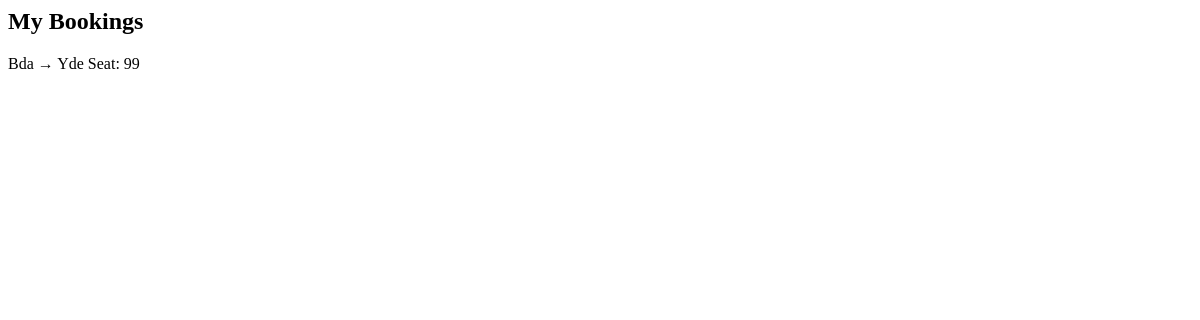
/my-bookings/ (signed in), run on an earlier commit of the app's database.
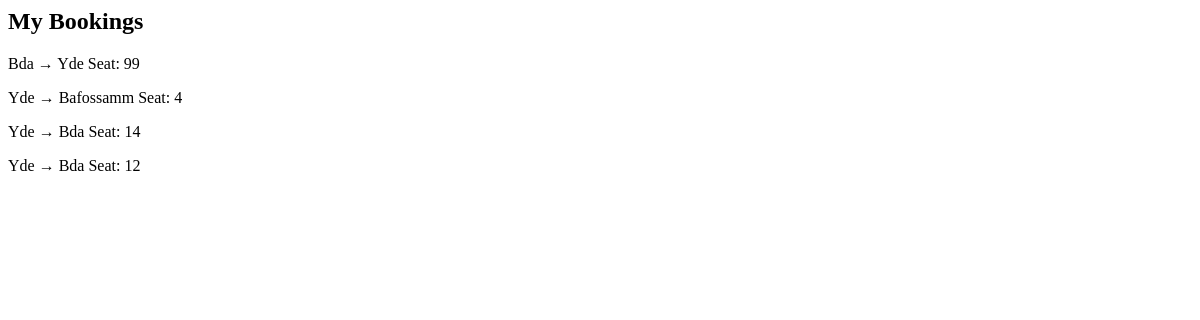
And on a later commit of the database.
### booking/models.py (models this page shows, shortened)
class Booking(models.Model):
    user = models.ForeignKey(User, on_delete=models.CASCADE)
    route = models.ForeignKey(Route, on_delete=models.CASCADE)
    date = models.DateField(default=timezone.now)
    seat_number = models.IntegerField()
    booking_date = models.DateTimeField(auto_now_add=True)

class Route(models.Model):
    origin = models.CharField(max_length=100)
    destination = models.CharField(max_length=100)
    departure_time = models.TimeField()
    price = models.DecimalField(max_digits=8, decimal_places=0)
    bus = models.ForeignKey(Bus, on_delete=models.CASCADE)
    duration = models.IntegerField(default=1)

### booking/views.py (the view)
# urls.py: path('my-bookings/', my_bookings, name='my_bookings'),
@login_required(login_url='login')
def my_bookings(request):
    bookings = Booking.objects.filter(user=request.user)
    return render(request, 'pages/my_bookings.html', {'bookings': bookings})

### templates/pages/my_bookings.html
<h2>My Bookings</h2>
{% for booking in bookings %}
<p>
{{ booking.route.origin }} → {{ booking.route.destination }}
Seat: {{ booking.seat_number }}
</p>
{% endfor %}

What changed in the data, as far as the page shows it:
added Booking: route.origin "Yde", route.destination "Bafossamm", seat_number "4"
added Booking: route.origin "Yde", route.destination "Bda", seat_number "14"
added Booking: route.origin "Yde", route.destination "Bda", seat_number "12"
